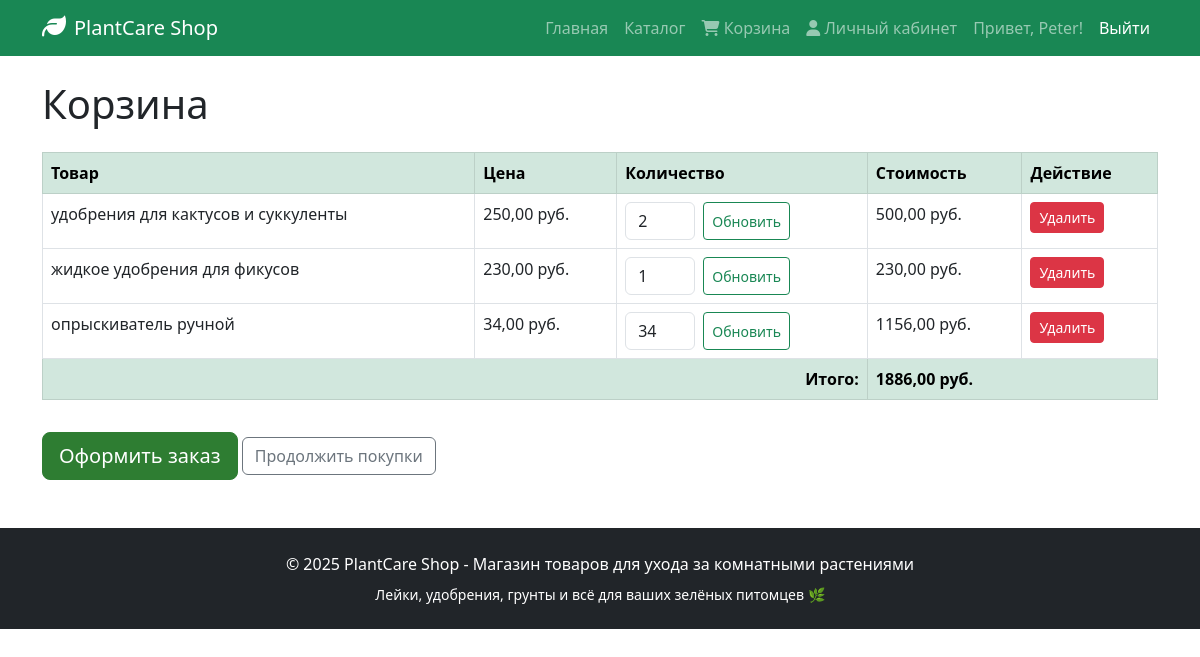
The app's page /cart/ (signed in), older data.
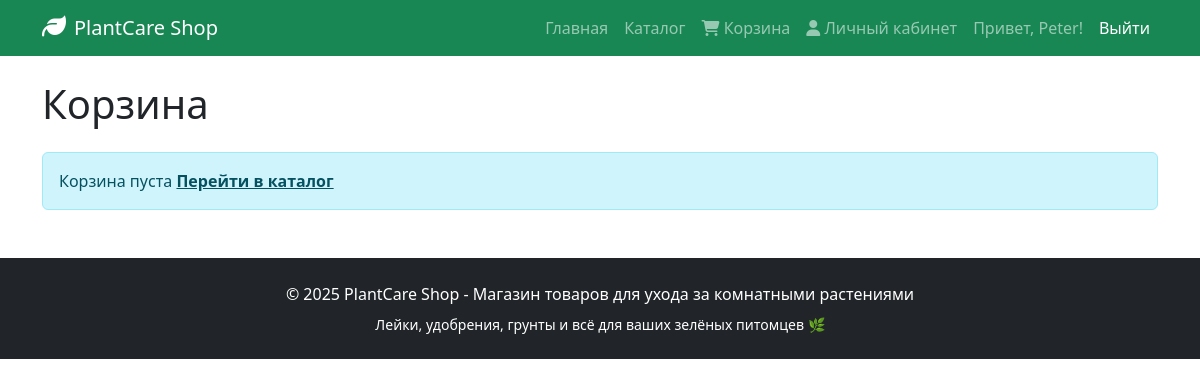
The same page, newer data.
### shop/models.py (models this page shows, shortened)
class CartItem(models.Model):
    cart = models.ForeignKey(Cart, on_delete=models.CASCADE)
    product = models.ForeignKey(Product, on_delete=models.CASCADE)
    quantity = models.PositiveIntegerField()
    def item_price(self):
        return self.product.price * self.quantity

class Product(models.Model):
    name = models.CharField(max_length=200)
    description = models.TextField()
    photo = models.ImageField(upload_to='products/')
    price = models.DecimalField(max_digits=10, decimal_places=2)
    stock = models.IntegerField()
    category = models.ForeignKey(Category, on_delete=models.CASCADE)
    manufacturer = models.ForeignKey(Manufacturer, on_delete=models.CASCADE)

class Cart(models.Model):
    user = models.OneToOneField(User, on_delete=models.CASCADE)
    created_at = models.DateTimeField(auto_now_add=True)
    def total_price(self):
        total = 0
        for item in self.cartitem_set.all():
            total += item.item_price()
        return total

### shop/views.py (the view)
# urls.py: path('cart/', views.cart_detail, name='cart_detail'),
@login_required
def cart_detail(request):
    cart, _ = Cart.objects.get_or_create(user=request.user)
    return render(request, 'shop/cart_detail.html', {
        'cart': cart,
        'items': cart.cartitem_set.all()
    })

### shop/templates/shop/cart_detail.html (shortened to what this page needs)
{% extends 'base.html' %}
{% load static %}
{% block content %}
<h1 class="mb-4">Корзина</h1>
{% if items %}
<div class="table-responsive">
    <table class="table table-bordered">
        <thead class="table-success">
            <tr>
                <th>Товар</th>
                <th>Цена</th>
                <th>Количество</th>
                <th>Стоимость</th>
                <th>Действие</th>
            </tr>
        </thead>
        <tbody>
            {% for item in items %}
            <tr>
                <td>{{ item.product.name }}</td>
                <td>{{ item.product.price }} руб.</td>
                <td>
                    <form method="post" action="{% url 'update_cart_item' item.id %}" class="d-flex gap-2">
                        <input type="number" name="quantity" value="{{ item.quantity }}" min="0" max="{{ item.product.stock }}" class="form-control" style="width: 70px;">
                        <button type="submit" class="btn btn-sm btn-outline-success">Обновить</button>
                    </form>
                </td>
                <td>{{ item.item_price }} руб.</td>
                <td>
                    <a href="{% url 'remove_from_cart' item.id %}" class="btn btn-sm btn-danger">Удалить</a>
                </td>
            </tr>
            {% endfor %}
        </tbody>
        <tfoot>
            <tr class="table-success">
                <td colspan="3" class="text-end fw-bold">Итого:</td>
                <td colspan="2" class="fw-bold">{{ cart.total_price }} руб.</td>
            </tr>
        </tfoot>
    </table>
</div>
<div class="mt-3">
    <a href="{% url 'checkout' %}" class="btn btn-success btn-lg">Оформить заказ</a>
    <a href="{% url 'catalog' %}" class="btn btn-outline-secondary">Продолжить покупки</a>
</div>
{% else %}
<div class="alert alert-info">
    Корзина пуста
    <a href="{% url 'catalog' %}" class="alert-link">Перейти в каталог</a>
</div>
{% endif %}
{% endblock %}

Row changes from the older to the newer data that the page shows:
removed CartItem: product.name "удобрения для кактусов и суккуленты", product.price "250,00", quantity "2", item_price "500,00"
removed CartItem: product.name "жидкое удобрения для фикусов", product.price "230,00", quantity "1", item_price "230,00"
removed CartItem: product.name "опрыскиватель ручной", product.price "34,00", quantity "34", item_price "1156,00"
no longer on this page (row unchanged): Cart: total_price "1886,00"
Text that changed along with them:
text no longer shown: "Товар Цена Количество Стоимость Действие Итого: руб. Оформить заказ Продолжить покупки"
text now shown: "Корзина пуста Перейти в каталог"
